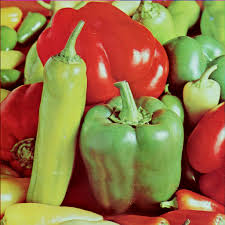
#> input picture Semestre_05/ModeladoYProcesamientoDeImagenes/Clases/data/pepper.jpg, 225 x 225 px, found by its file name
$ python utils.py
#> lines starting #> are read from the running program, lines starting #| are printed output that depends on the picture; long printed decimals are rounded
from skimage.io import imread
from skimage.color import rgb2gray
import numpy as np
import matplotlib.pyplot as plt

# [10 lines left out: function read_image, not called in this run]

def quantize(img, l):
    q_img = np.floor(img / 255 * (2 ** l))
    return q_img

# [14 lines left out: function image_bit_combination, not called in this run]

import numpy as np
import matplotlib.pyplot as plt
import utils
#> in read_image, img is the input picture: shape (225, 225, 3); mean R, G, B 149.9, 116, 67
#> in read_image, `img = rgb2gray(img)`:
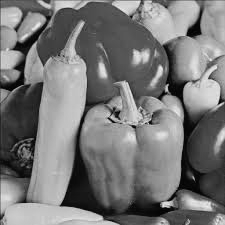
#> img: shape (225, 225) float64; min 0.00281, max 0.932, mean 0.469
# funcion que grafica en un histograma la cantidad de intensidades que se repiten en una imagen


def histograma(img, bins, normalizar):
#> called with bins = 256, normalizar = True
    hist = np.zeros(bins)
    w, h = img.shape
#> w = 225; h = 225
    for i in range(w):
        for j in range(h):
            intensidad = img[i, j]
            #se suma 1 a la intensidad en el histograma para indicar que se repite una vez
            hist[intensidad] += 1
#> after the loop, hist = 256 values, max 576 at index 84, min 0 at index 235, mean 197.8

    if normalizar:
        hist = hist / (w * h)
#> hist = 256 values, max 0.0114 at index 84, min 0 at index 235, mean 0.00391

    return hist

img = utils.read_image('./data/pepper.jpg')
bins = 256 #2-8
hist = histograma(img, bins, True)
total = sum(hist)
#> total = 1
print(total)
#| 1.000

plt.bar(range(bins), hist)

plt.show()
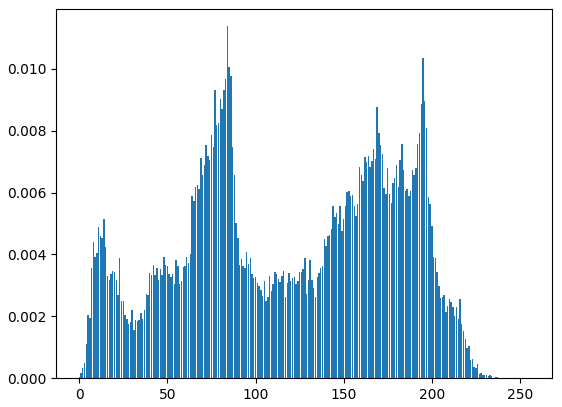
#> figure drawn by matplotlib, 1 panel; tallest bar 0.0114 high, from x = 83.6 to 84.4
#> after the loop in histograma, `for i in range(w):`: hist = 256 values, max 576 at index 84, min 0 at index 235, mean 197.8
#> in histograma, `hist = hist / (w * h)`: hist = 256 values, max 0.0114 at index 84, min 0 at index 235, mean 0.00391
#| 1.000


# [33 lines of commented-out code are left out]

$ run again, with Semestre_05/ModeladoYProcesamientoDeImagenes/Clases/data/corridor.jpg copied over Semestre_05/ModeladoYProcesamientoDeImagenes/Clases/data/pepper.jpg
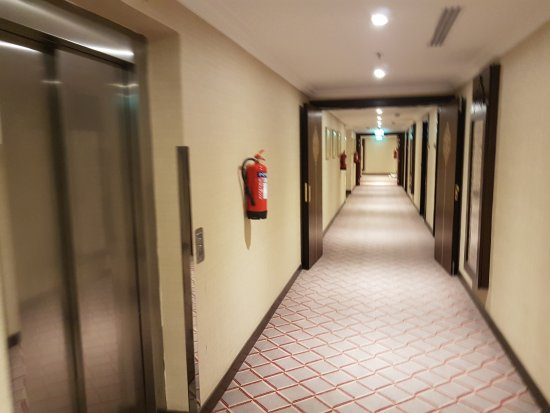
#> input picture Semestre_05/ModeladoYProcesamientoDeImagenes/Clases/data/corridor.jpg, 550 x 413 px, found by its file name
#> in read_image, img is the input picture: shape (413, 550, 3); mean R, G, B 151.1, 130, 107.4
#> in read_image, `img = rgb2gray(img)`:
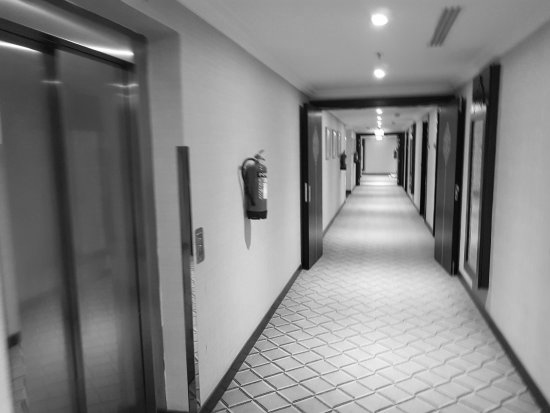
#> img: shape (413, 550) float64; min 0.0103, max 1, mean 0.521
#> after the loop in histograma, `for i in range(w):`: hist = 256 values, max 2503 at index 160, min 0 at index 0, mean 887.3
#> in histograma, `hist = hist / (w * h)`: hist = 256 values, max 0.011 at index 160, min 0 at index 0, mean 0.00391
#> total = 1
#| 1.000
#> `plt.show()`:
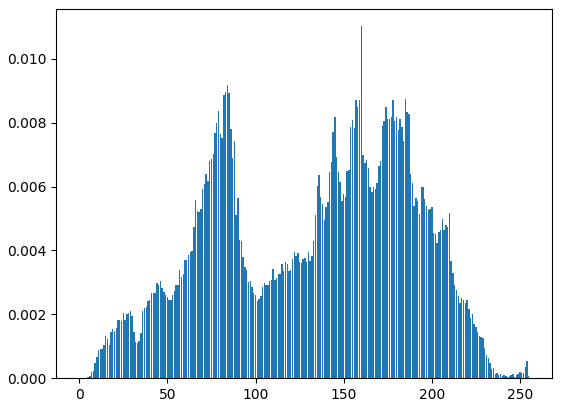
#> figure drawn by matplotlib, 1 panel; tallest bar 0.011 high, from x = 159.6 to 160.4
#> after the loop in histograma, `for i in range(w):`: hist = 256 values, max 2503 at index 160, min 0 at index 0, mean 887.3
#> in histograma, `hist = hist / (w * h)`: hist = 256 values, max 0.011 at index 160, min 0 at index 0, mean 0.00391
#| 1.000
